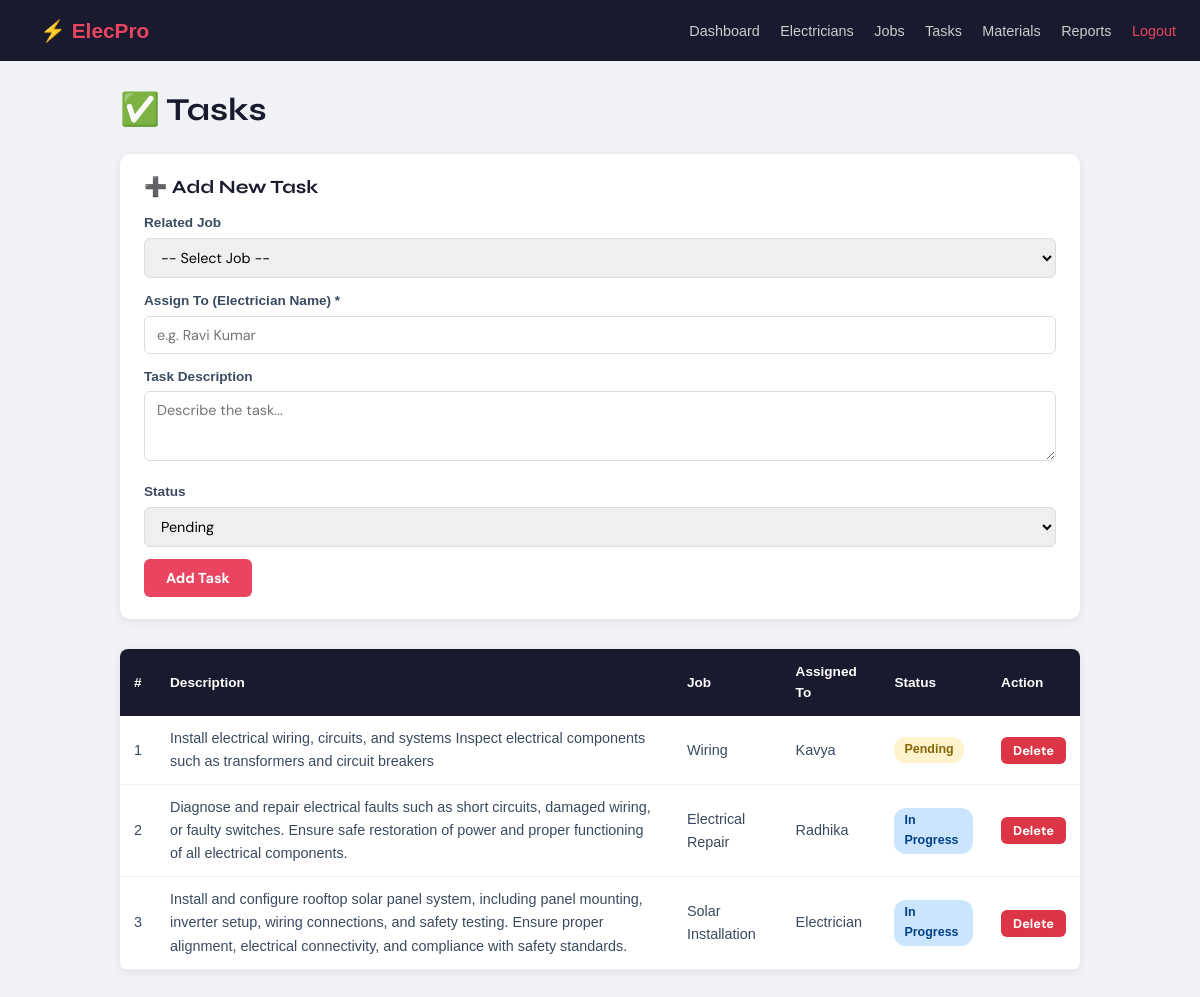
Page /tasks (signed in) on the committed database.
### tables this page shows
CREATE TABLE tasks (
            id          INTEGER PRIMARY KEY AUTOINCREMENT,
            job_id      INTEGER REFERENCES jobs(id),
            assigned_to TEXT,
            description TEXT,
            status      TEXT    NOT NULL DEFAULT 'pending'
        );

CREATE TABLE jobs (
            id          INTEGER PRIMARY KEY AUTOINCREMENT,
            title       TEXT    NOT NULL,
            description TEXT,
            status      TEXT    NOT NULL DEFAULT 'pending',
            created_at  TEXT    DEFAULT (date('now'))
        );

### app.py (the view, shortened to what this page needs)
@app.route('/tasks', methods=['GET', 'POST'])
@login_required
def tasks():
    db = get_db()
    all_tasks = db.execute(
        'SELECT t.*, j.title as job_title FROM tasks t '
        'LEFT JOIN jobs j ON t.job_id = j.id'
    ).fetchall()
    all_jobs  = db.execute('SELECT id, title FROM jobs').fetchall()
    db.close()
    return render_template('tasks.html', tasks=all_tasks, jobs=all_jobs)

### app.py (called while the page is built)
def login_required(f):
    from functools import wraps
    @wraps(f)
    def wrapper(*args, **kwargs):
        if 'user_id' not in session:
            flash('Please log in first.', 'warning')
            return redirect(url_for('login'))
        return f(*args, **kwargs)
    return wrapper

### database.py (called while the page is built)
def get_db():
    conn = sqlite3.connect(DATABASE)
    conn.row_factory = sqlite3.Row   # lets us access columns by name
    return conn

### templates/tasks.html (shortened to what this page needs)
<!DOCTYPE html>
<html lang="en">
<head>
    <link rel="stylesheet" href="{{ url_for('static', filename='css/style.css') }}">
</head>
<body>
<nav>
    <a class="logo" href="/dashboard">⚡ ElecPro</a>
    <div>
        <a href="/dashboard">Dashboard</a>
        <a href="/electricians">Electricians</a>
        <a href="/jobs">Jobs</a>
        <a href="/tasks">Tasks</a>
        <a href="/materials">Materials</a>
        <a href="/reports">Reports</a>
        <a href="/logout" style="color:#e94560;">Logout</a>
    </div>
</nav>
<div class="content">
    <h1>✅ Tasks</h1>
    {% if session.get('role') == 'admin' %}
    <form class="add-form" method="POST" action="/tasks">
        <h3>➕ Add New Task</h3>
        <div class="form-group">
            <label>Related Job</label>
            <select name="job_id">
                <option value="">-- Select Job --</option>
            </select>
        </div>
        <div class="form-group">
            <label>Assign To (Electrician Name) *</label>
            <input type="text" name="assigned_to" placeholder="e.g. Ravi Kumar" required>
        </div>
        <div class="form-group">
            <label>Task Description</label>
            <textarea name="description" placeholder="Describe the task..."></textarea>
        </div>
        <div class="form-group">
            <label>Status</label>
            <select name="status">
                <option value="pending">Pending</option>
            </select>
        </div>
        <button type="submit" class="btn">Add Task</button>
    </form>
    {% endif %}
    <table>
        <thead>
            <tr>
                <th>#</th><th>Description</th><th>Job</th><th>Assigned To</th><th>Status</th>
                {% if session.get('role') == 'admin' %}<th>Action</th>{% endif %}
            </tr>
        </thead>
        <tbody>
            {% for task in tasks %}
            <tr>
                <td>{{ task['id'] }}</td>
                <td>{{ task['description'] or '—' }}</td>
                <td>{{ task['job_title'] or '—' }}</td>
                <td>{{ task['assigned_to'] or '—' }}</td>
                <td><span class="badge badge-{{ task['status'] }}">{{ task['status'].replace('_',' ').title() }}</span></td>
                {% if session.get('role') == 'admin' %}
                <td>
                    <form method="POST" action="/tasks/delete/{{ task['id'] }}" style="display:inline;" onsubmit="return confirm('Delete this task?')">
                        <button type="submit" class="btn btn-del">Delete</button>
                    </form>
                </td>
                {% endif %}
            </tr>
            {% else %}
            <tr><td colspan="6" style="text-align:center;color:#888;">No tasks yet.</td></tr>
            {% endfor %}
        </tbody>
    </table>
</div>
</body>
</html>

### static/css/style.css (style rules this page uses)
:root { --blue-dark: #0a2540; --blue-mid: #1a4a8a; --blue-main: #1e6fd9; --blue-light: #4a9af5; --blue-pale: #e8f1fc; --white: #ffffff; --grey-light: #f4f7fb; --grey-mid: #dde4ef; --grey-text: #8a99b3; --text-dark: #0d1b2e; --text-body: #3a4a60; --success: #00b37d; --warning: #f5a623; --danger: #e5303a; --info: #0ea5e9; --shadow-sm: 0 2px 8px rgba(10,37,64,0.08); --shadow-md: 0 6px 24px rgba(10,37,64,0.12); --shadow-lg: 0 16px 48px rgba(10,37,64,0.18); --radius-sm: 8px; --radius-md: 14px; --radius-lg: 22px; --sidebar-w: 260px; --nav-h: 68px; --font-head: 'Syne', sans-serif; --font-body: 'DM Sans', sans-serif; --transition: 0.22s cubic-bezier(.4,0,.2,1); }
*, *::before, *::after { box-sizing: border-box; margin: 0; padding: 0; }
html { scroll-behavior: smooth; }
body { font-family: var(--font-body); color: var(--text-body); background: var(--grey-light); line-height: 1.6; -webkit-font-smoothing: antialiased; }
h1,h2,h3,h4,h5,h6 { font-family: var(--font-head); color: var(--text-dark); line-height: 1.2; }
a { text-decoration: none; color: inherit; }
button { cursor: pointer; border: none; outline: none; font-family: var(--font-body); }
input, select, textarea { font-family: var(--font-body); }
.btn { display: inline-flex; align-items: center; gap: 7px; padding: 10px 22px; border-radius: var(--radius-sm); font-size: 0.9rem; font-weight: 600; transition: all var(--transition); white-space: nowrap; }
.form-group { margin-bottom: 20px; }
.badge-pending { background: rgba(245,166,35,0.12); color: #c8830d; }
.badge-pending::before { background: var(--warning); }
.btn-del { background: rgba(229,48,58,0.1); color: var(--danger); border: none; border-radius: 6px; padding: 6px 10px; font-size: 0.8rem; font-weight: 600; transition: background var(--transition); }

### templates/tasks.html (style rules this page uses)
* { box-sizing: border-box; margin: 0; padding: 0; }
body { font-family: Arial, sans-serif; background: #f0f2f5; }
nav { background: #1a1a2e; padding: 14px 24px; display: flex; justify-content: space-between; align-items: center; }
nav .logo { color: #e94560; font-size: 1.3rem; font-weight: bold; text-decoration: none; }
nav a { color: #ccc; text-decoration: none; margin-left: 16px; font-size: .9rem; }
.content { max-width: 1000px; margin: 30px auto; padding: 0 20px; }
h1 { margin-bottom: 24px; color: #1a1a2e; }
form.add-form { background: #fff; padding: 22px 24px; border-radius: 10px; box-shadow: 0 2px 8px rgba(0,0,0,.08); margin-bottom: 30px; }
form.add-form h3 { margin-bottom: 14px; color: #1a1a2e; }
.form-group { margin-bottom: 12px; }
.form-group label { display: block; margin-bottom: 4px; font-size: .85rem; font-weight: bold; }
.form-group input, .form-group select, .form-group textarea { width: 100%; padding: 9px 12px; border: 1px solid #ddd; border-radius: 6px; font-size: .9rem; }
.form-group textarea { height: 70px; resize: vertical; }
.btn { padding: 10px 22px; background: #e94560; color: #fff; border: none; border-radius: 6px; font-weight: bold; cursor: pointer; }
.btn-del { background: #dc3545; padding: 5px 12px; font-size: .8rem; }
table { width: 100%; border-collapse: collapse; background: #fff; border-radius: 8px; overflow: hidden; box-shadow: 0 2px 8px rgba(0,0,0,.07); }
th { background: #1a1a2e; color: #fff; padding: 12px 14px; text-align: left; font-size: .85rem; }
td { padding: 11px 14px; border-bottom: 1px solid #f0f0f0; font-size: .9rem; }
.badge { display: inline-block; padding: 3px 10px; border-radius: 12px; font-size: .78rem; font-weight: bold; }
.badge-pending { background: #fff3cd; color: #856404; }
.badge-in_progress { background: #cce5ff; color: #004085; }

### rows in the picture
tasks: id "1", description "Install electrical wiring, circuits, and systems Inspect electrical components such as transformers and circuit breakers", title "Wiring", assigned_to "Kavya", status.replace "Pending"
tasks: id "2", description "Diagnose and repair electrical faults such as short circuits, damaged wiring, or faulty switches. Ensure safe restoration of power and proper functioning of all electrical components.", title "Electrical Repair", assigned_to "Radhika", status.replace "In Progress"
tasks: id "3", description "Install and configure rooftop solar panel system, including panel mounting, inverter setup, wiring connections, and safety testing. Ensure proper alignment, electrical connectivity, and compliance with safety standards.", title "Solar Installation", assigned_to "Electrician", status.replace "In Progress"
